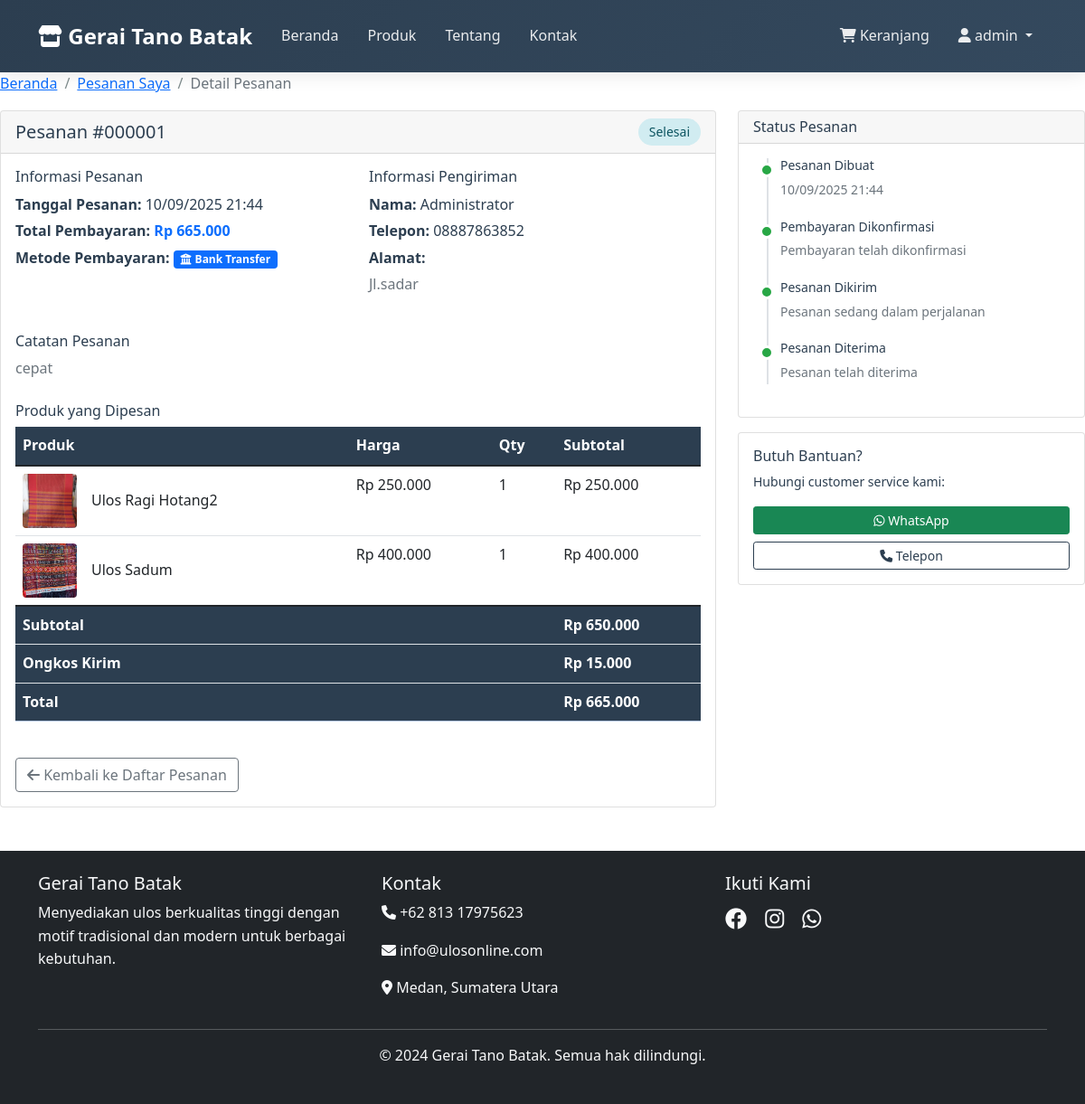
Screenshot of /order_detail.php?id=1 (signed in) with the database file from the repository.
### tables this page shows
CREATE TABLE `orders` (
  `id` int(11) NOT NULL AUTO_INCREMENT,
  `user_id` int(11) DEFAULT NULL,
  `total_amount` decimal(10,2) NOT NULL,
  `status` enum('pending','processing','shipped','delivered','cancelled') DEFAULT 'pending',
  `shipping_address` text NOT NULL,
  `phone` varchar(20) NOT NULL,
  `notes` text DEFAULT NULL,
  `payment_method` enum('bank_transfer','cod') NOT NULL DEFAULT 'bank_transfer',
  `created_at` timestamp NOT NULL DEFAULT current_timestamp(),
  PRIMARY KEY (`id`),
  KEY `user_id` (`user_id`),
  CONSTRAINT `orders_ibfk_1` FOREIGN KEY (`user_id`) REFERENCES `users` (`id`)
);

CREATE TABLE `users` (
  `id` int(11) NOT NULL AUTO_INCREMENT,
  `username` varchar(50) NOT NULL,
  `email` varchar(100) NOT NULL,
  `password` varchar(255) NOT NULL,
  `full_name` varchar(100) NOT NULL,
  `phone` varchar(20) DEFAULT NULL,
  `address` text DEFAULT NULL,
  `role` enum('admin','customer') DEFAULT 'customer',
  `created_at` timestamp NOT NULL DEFAULT current_timestamp(),
  PRIMARY KEY (`id`),
  UNIQUE KEY `username` (`username`),
  UNIQUE KEY `email` (`email`)
);

CREATE TABLE `order_items` (
  `id` int(11) NOT NULL AUTO_INCREMENT,
  `order_id` int(11) DEFAULT NULL,
  `product_id` int(11) DEFAULT NULL,
  `quantity` int(11) NOT NULL,
  `price` decimal(10,2) NOT NULL,
  PRIMARY KEY (`id`),
  KEY `order_id` (`order_id`),
  KEY `product_id` (`product_id`),
  CONSTRAINT `order_items_ibfk_1` FOREIGN KEY (`order_id`) REFERENCES `orders` (`id`),
  CONSTRAINT `order_items_ibfk_2` FOREIGN KEY (`product_id`) REFERENCES `products` (`id`)
);

CREATE TABLE `products` (
  `id` int(11) NOT NULL AUTO_INCREMENT,
  `name` varchar(200) NOT NULL,
  `description` text DEFAULT NULL,
  `price` decimal(10,2) NOT NULL,
  `stock` int(11) DEFAULT 0,
  `category_id` int(11) DEFAULT NULL,
  `image` varchar(255) DEFAULT NULL,
  `status` enum('active','inactive') DEFAULT 'active',
  `created_at` timestamp NOT NULL DEFAULT current_timestamp(),
  PRIMARY KEY (`id`),
  KEY `category_id` (`category_id`),
  CONSTRAINT `products_ibfk_1` FOREIGN KEY (`category_id`) REFERENCES `categories` (`id`)
);

### includes/config.php (called while the page is built, shortened)
<?php
function format_rupiah($angka) {
    return "Rp " . number_format($angka, 0, ',', '.');
}
?>

### order_detail.php (the view, shortened to what this page needs)
<?php
require_once 'includes/config.php';
$order_id = (int)$_GET['id'];
$user_id = $_SESSION['user_id'];
$stmt = $pdo->prepare("SELECT o.*, u.full_name, u.email
                       FROM orders o
                       JOIN users u ON o.user_id = u.id
                       WHERE o.id = ? AND o.user_id = ?");
$stmt->execute([$order_id, $user_id]);
$order = $stmt->fetch();
$stmt = $pdo->prepare("SELECT oi.*, p.name, p.image
                       FROM order_items oi
                       JOIN products p ON oi.product_id = p.id
                       WHERE oi.order_id = ?");
$stmt->execute([$order_id]);
$order_items = $stmt->fetchAll();
include 'includes/header.php';
?>
<nav aria-label="breadcrumb">
    <ol class="breadcrumb">
        <li class="breadcrumb-item"><a href="index.php">Beranda</a></li>
        <li class="breadcrumb-item"><a href="orders.php">Pesanan Saya</a></li>
        <li class="breadcrumb-item active">Detail Pesanan</li>
    </ol>
</nav>
<div class="row">
    <div class="col-lg-8">
        <div class="card">
            <div class="card-header">
                <div class="d-flex justify-content-between align-items-center">
                    <h5 class="mb-0">Pesanan #<?php echo str_pad($order['id'], 6, '0', STR_PAD_LEFT); ?></h5>
                    <?php
                    $status_class = '';
                    $status_text = '';
                    switch ($order['status']) {
                        case 'delivered':
                            $status_class = 'status-delivered';
                            $status_text = 'Selesai';
                            break;
                    }
                    ?>
                    <span class="order-status <?php echo $status_class; ?>">
                        <?php echo $status_text; ?>
                    </span>
                </div>
            </div>
            <div class="card-body">
                <div class="row mb-4">
                    <div class="col-md-6">
                        <h6>Informasi Pesanan</h6>
                        <p class="mb-1"><strong>Tanggal Pesanan:</strong> <?php echo date('d/m/Y H:i', strtotime($order['created_at'])); ?></p>
                        <p class="mb-1"><strong>Total Pembayaran:</strong>
                            <span class="text-primary fw-bold"><?php echo format_rupiah($order['total_amount']); ?></span>
                        </p>
                        <p class="mb-1"><strong>Metode Pembayaran:</strong>
                            <?php if (isset($order['payment_method']) && $order['payment_method'] === 'cod'): ?>
                                <span class="badge bg-success"><i class="fas fa-money-bill-wave me-1"></i>Cash On Delivery (COD)</span>
                            <?php else: ?>
                                <span class="badge bg-primary"><i class="fas fa-university me-1"></i>Bank Transfer</span>
                            <?php endif; ?>
                        </p>
                    </div>
                    <div class="col-md-6">
                        <h6>Informasi Pengiriman</h6>
                        <p class="mb-1"><strong>Nama:</strong> <?php echo htmlspecialchars($order['full_name']); ?></p>
                        <p class="mb-1"><strong>Telepon:</strong> <?php echo htmlspecialchars($order['phone']); ?></p>
                        <p class="mb-1"><strong>Alamat:</strong></p>
                        <p class="text-muted"><?php echo nl2br(htmlspecialchars($order['shipping_address'])); ?></p>
                    </div>
                </div>
                <?php if ($order['notes']): ?>
                <div class="mb-4">
                    <h6>Catatan Pesanan</h6>
                    <p class="text-muted"><?php echo nl2br(htmlspecialchars($order['notes'])); ?></p>
                </div>
                <?php endif; ?>
                <h6>Produk yang Dipesan</h6>
                <div class="table-responsive">
                    <table class="table">
                        <thead>
                            <tr>
                                <th>Produk</th>
                                <th>Harga</th>
                                <th>Qty</th>
                                <th>Subtotal</th>
                            </tr>
                        </thead>
                        <tbody>
                            <?php
                            $subtotal = 0;
                            foreach ($order_items as $item):
                                $item_total = $item['price'] * $item['quantity'];
                                $subtotal += $item_total;
                            ?>
                            <tr>
                                <td>
                                    <div class="d-flex align-items-center">
                                        <img src="<?php echo $item['image'] ? 'uploads/' . $item['image'] : 'assets/images/no-image.jpg'; ?>"
                                             class="me-3 rounded" style="width: 60px; height: 60px; object-fit: cover;"
                                             alt="<?php echo htmlspecialchars($item['name']); ?>">
                                        <div>
                                            <h6 class="mb-0"><?php echo htmlspecialchars($item['name']); ?></h6>
                                        </div>
                                    </div>
                                </td>
                                <td><?php echo format_rupiah($item['price']); ?></td>
                                <td><?php echo $item['quantity']; ?></td>
                                <td><?php echo format_rupiah($item_total); ?></td>
                            </tr>
                            <?php endforeach; ?>
                        </tbody>
                        <tfoot>
                            <tr>
                                <th colspan="3">Subtotal</th>
                                <th><?php echo format_rupiah($subtotal); ?></th>
                            </tr>
                            <tr>
                                <th colspan="3">Ongkos Kirim</th>
                                <th><?php echo format_rupiah($order['total_amount'] - $subtotal); ?></th>
                            </tr>
                            <tr class="table-primary">
                                <th colspan="3">Total</th>
                                <th><?php echo format_rupiah($order['total_amount']); ?></th>
                            </tr>
                        </tfoot>
                    </table>
                </div>
                <div class="mt-4">
                    <a href="orders.php" class="btn btn-outline-secondary">
                        <i class="fas fa-arrow-left"></i> Kembali ke Daftar Pesanan
                    </a>
                </div>
            </div>
        </div>
    </div>
    <div class="col-lg-4">
        <div class="card">
            <div class="card-header">
                <h6 class="mb-0">Status Pesanan</h6>
            </div>
            <div class="card-body">
                <div class="timeline">
                    <div class="timeline-item <?php echo in_array($order['status'], ['pending', 'processing', 'shipped', 'delivered']) ? 'active' : ''; ?>">
                        <div class="timeline-marker"></div>
                        <div class="timeline-content">
                            <h6>Pesanan Dibuat</h6>
                            <small class="text-muted"><?php echo date('d/m/Y H:i', strtotime($order['created_at'])); ?></small>
                        </div>
                    </div>
                    <div class="timeline-item <?php echo in_array($order['status'], ['processing', 'shipped', 'delivered']) ? 'active' : ''; ?>">
                        <div class="timeline-marker"></div>
                        <div class="timeline-content">
                            <h6>Pembayaran Dikonfirmasi</h6>
                            <small class="text-muted">
                                <?php echo $order['status'] != 'pending' ? 'Pembayaran telah dikonfirmasi' : 'Menunggu konfirmasi pembayaran'; ?>
                            </small>
                        </div>
                    </div>
                    <div class="timeline-item <?php echo in_array($order['status'], ['shipped', 'delivered']) ? 'active' : ''; ?>">
                        <div class="timeline-marker"></div>
                        <div class="timeline-content">
                            <h6>Pesanan Dikirim</h6>
                            <small class="text-muted">
                                <?php echo $order['status'] == 'shipped' || $order['status'] == 'delivered' ? 'Pesanan sedang dalam perjalanan' : 'Menunggu pengiriman'; ?>
                            </small>
                        </div>
                    </div>
                    <div class="timeline-item <?php echo $order['status'] == 'delivered' ? 'active' : ''; ?>">
                        <div class="timeline-marker"></div>
                        <div class="timeline-content">
                            <h6>Pesanan Diterima</h6>
                            <small class="text-muted">
                                <?php echo $order['status'] == 'delivered' ? 'Pesanan telah diterima' : 'Menunggu konfirmasi penerimaan'; ?>
                            </small>
                        </div>
                    </div>
                </div>
            </div>
        </div>
        <div class="card mt-3">
            <div class="card-body">
                <h6 class="card-title">Butuh Bantuan?</h6>
                <p class="card-text small">Hubungi customer service kami:</p>
                <div class="d-grid gap-2">
                    <a href="https://wa.me/6281317975623" class="btn btn-success btn-sm" target="_blank">
                        <i class="fab fa-whatsapp"></i> WhatsApp
                    </a>
                    <a href="tel:+6281317975623" class="btn btn-outline-primary btn-sm">
                        <i class="fas fa-phone"></i> Telepon
                    </a>
                </div>
            </div>
        </div>
    </div>
</div>
<?php include 'includes/footer.php'; ?>

### assets/css/style.css (style rules this page uses)
:root { --primary-color: #2c3e50; --secondary-color: #34495e; --accent-color: #e74c3c; --gold-color: #f39c12; --success-color: #27ae60; --danger-color: #e74c3c; --warning-color: #f39c12; --info-color: #3498db; --light-color: #ecf0f1; --dark-color: #2c3e50; --text-dark: #2c3e50; --text-light: #7f8c8d; --gradient-primary: linear-gradient(135deg, #667eea 0%, #764ba2 100%); --gradient-secondary: linear-gradient(135deg, #f093fb 0%, #f5576c 100%); --gradient-elegant: linear-gradient(135deg, #2c3e50 0%, #34495e 100%); --shadow-elegant: 0 10px 30px rgba(0, 0, 0, 0.1); --shadow-hover: 0 15px 40px rgba(0, 0, 0, 0.15); }
body { font-family: 'Segoe UI', Tahoma, Geneva, Verdana, sans-serif; line-height: 1.6; color: var(--text-dark); }
.btn-outline-primary { color: var(--primary-color); border-color: var(--primary-color); }
.badge { font-size: 0.75rem; }
.breadcrumb { background: none; padding: 0; }
.breadcrumb-item + .breadcrumb-item::before { color: var(--text-light); }
.table th { border-top: none; background-color: var(--primary-color); color: white; }
.order-status { padding: 0.25rem 0.75rem; border-radius: 20px; font-size: 0.875rem; font-weight: 500; }
.status-delivered { background-color: #d1ecf1; color: #0c5460; }

### order_detail.php (style rules this page uses)
.timeline { position: relative; padding-left: 30px; }
.timeline::before { content: ''; position: absolute; left: 15px; top: 0; bottom: 0; width: 2px; background: #dee2e6; }
.timeline-item { position: relative; margin-bottom: 20px; }
.timeline-marker { position: absolute; left: -23px; top: 5px; width: 16px; height: 16px; border-radius: 50%; background: #dee2e6; border: 3px solid #fff; }
.timeline-item.active .timeline-marker { background: #28a745; }
.timeline-content h6 { margin-bottom: 5px; font-size: 14px; }

### rows the page displays
orders: id "000001", status "Selesai", created_at "10/09/2025 21:44", total_amount "Rp 665.000", user.full_name "Administrator", phone "08887863852", shipping_address "Jl.sadar", notes "cepat", format_rupiah($order['total_amount']-$subtotal) "Rp 15.000"
order_items: product.image (picture), product.name "Ulos Ragi Hotang2", price "Rp 250.000", quantity "1", format_rupiah($item_total) "Rp 250.000"
order_items: product.image (picture), product.name "Ulos Sadum", price "Rp 400.000", quantity "1", format_rupiah($item_total) "Rp 400.000"

### other values shown
$_SESSION['username'] "admin"
format_rupiah($subtotal) "Rp 650.000"
